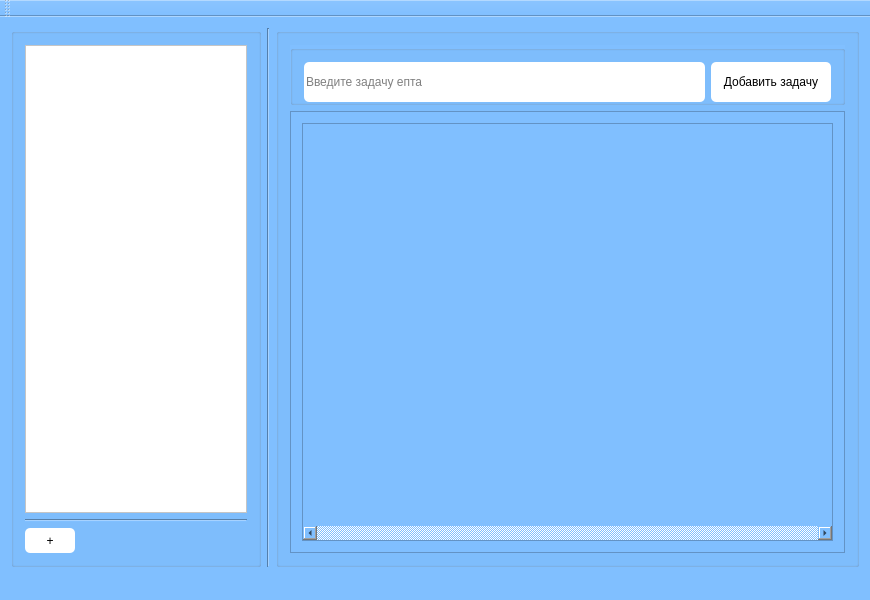
<?xml version="1.0" encoding="UTF-8"?>
<ui version="4.0">
 <class>MainWindow</class>
 <widget class="QMainWindow" name="MainWindow">
  <property name="geometry">
   <rect>
    <x>0</x>
    <y>0</y>
    <width>870</width>
    <height>600</height>
   </rect>
  </property>
  <property name="minimumSize">
   <size>
    <width>800</width>
    <height>600</height>
   </size>
  </property>
  <property name="windowTitle">
   <string>MainWindow</string>
  </property>
  <property name="styleSheet">
   <string notr="true">background-color: #80bfff</string>
  </property>
  <widget class="QWidget" name="centralWidget">
   <layout class="QHBoxLayout" name="horizontalLayout">
    <item>
     <widget class="QGroupBox" name="groupBox">
      <property name="minimumSize">
       <size>
        <width>0</width>
        <height>0</height>
       </size>
      </property>
      <property name="maximumSize">
       <size>
        <width>250</width>
        <height>16777215</height>
       </size>
      </property>
      <property name="title">
       <string/>
      </property>
      <layout class="QVBoxLayout" name="verticalLayout">
       <item>
        <widget class="QListWidget" name="listWidget">
         <property name="maximumSize">
          <size>
           <width>16777215</width>
           <height>16777215</height>
          </size>
         </property>
         <property name="autoFillBackground">
          <bool>false</bool>
         </property>
         <property name="styleSheet">
          <string notr="true">background-color: white;</string>
         </property>
         <property name="lineWidth">
          <number>1</number>
         </property>
         <property name="autoScrollMargin">
          <number>16</number>
         </property>
         <property name="iconSize">
          <size>
           <width>20</width>
           <height>20</height>
          </size>
         </property>
         <property name="flow">
          <enum>QListView::TopToBottom</enum>
         </property>
         <property name="resizeMode">
          <enum>QListView::Fixed</enum>
         </property>
         <property name="spacing">
          <number>0</number>
         </property>
         <property name="gridSize">
          <size>
           <width>0</width>
           <height>40</height>
          </size>
         </property>
         <property name="viewMode">
          <enum>QListView::ListMode</enum>
         </property>
         <property name="batchSize">
          <number>100</number>
         </property>
         <property name="wordWrap">
          <bool>false</bool>
         </property>
        </widget>
       </item>
       <item>
        <widget class="Line" name="line_2">
         <property name="orientation">
          <enum>Qt::Horizontal</enum>
         </property>
        </widget>
       </item>
       <item>
        <widget class="QPushButton" name="pushButton">
         <property name="minimumSize">
          <size>
           <width>50</width>
           <height>25</height>
          </size>
         </property>
         <property name="maximumSize">
          <size>
           <width>50</width>
           <height>50</height>
          </size>
         </property>
         <property name="styleSheet">
          <string notr="true">border-radius: 5px;
background-color: white;</string>
         </property>
         <property name="text">
          <string>+</string>
         </property>
        </widget>
       </item>
      </layout>
     </widget>
    </item>
    <item>
     <widget class="Line" name="line">
      <property name="orientation">
       <enum>Qt::Vertical</enum>
      </property>
     </widget>
    </item>
    <item>
     <widget class="QGroupBox" name="groupBox_2">
      <property name="title">
       <string/>
      </property>
      <layout class="QVBoxLayout" name="verticalLayout_2">
       <item>
        <widget class="QGroupBox" name="groupBox_4">
         <property name="maximumSize">
          <size>
           <width>16777215</width>
           <height>60</height>
          </size>
         </property>
         <property name="title">
          <string/>
         </property>
         <layout class="QHBoxLayout" name="horizontalLayout_2">
          <item>
           <widget class="QLineEdit" name="task_line">
            <property name="minimumSize">
             <size>
              <width>0</width>
              <height>40</height>
             </size>
            </property>
            <property name="styleSheet">
             <string notr="true">border-radius: 5px;
background-color: white;</string>
            </property>
            <property name="placeholderText">
             <string>Введите задачу епта</string>
            </property>
           </widget>
          </item>
          <item>
           <widget class="QPushButton" name="addTask">
            <property name="minimumSize">
             <size>
              <width>120</width>
              <height>40</height>
             </size>
            </property>
            <property name="maximumSize">
             <size>
              <width>120</width>
              <height>16777215</height>
             </size>
            </property>
            <property name="styleSheet">
             <string notr="true">background-color: white;
border-radius: 5px;</string>
            </property>
            <property name="text">
             <string>Добавить задачу</string>
            </property>
           </widget>
          </item>
         </layout>
        </widget>
       </item>
       <item>
        <widget class="QScrollArea" name="scrollTasks">
         <property name="autoFillBackground">
          <bool>false</bool>
         </property>
         <property name="styleSheet">
          <string notr="true">border-color:red;</string>
         </property>
         <property name="frameShape">
          <enum>QFrame::StyledPanel</enum>
         </property>
         <property name="frameShadow">
          <enum>QFrame::Sunken</enum>
         </property>
         <property name="widgetResizable">
          <bool>true</bool>
         </property>
         <widget class="QWidget" name="layout">
          <property name="geometry">
           <rect>
            <x>0</x>
            <y>0</y>
            <width>554</width>
            <height>420</height>
           </rect>
          </property>
          <layout class="QVBoxLayout" name="verticalLayout_3">
           <item>
            <widget class="QTableWidget" name="tableWidget">
             <property name="horizontalScrollBarPolicy">
              <enum>Qt::ScrollBarAlwaysOn</enum>
             </property>
             <property name="sizeAdjustPolicy">
              <enum>QAbstractScrollArea::AdjustToContents</enum>
             </property>
             <property name="rowCount">
              <number>0</number>
             </property>
            </widget>
           </item>
          </layout>
         </widget>
        </widget>
       </item>
      </layout>
     </widget>
    </item>
   </layout>
  </widget>
  <widget class="QMenuBar" name="menuBar">
   <property name="geometry">
    <rect>
     <x>0</x>
     <y>0</y>
     <width>869</width>
     <height>26</height>
    </rect>
   </property>
  </widget>
  <widget class="QToolBar" name="mainToolBar">
   <property name="styleSheet">
    <string notr="true"/>
   </property>
   <attribute name="toolBarArea">
    <enum>TopToolBarArea</enum>
   </attribute>
   <attribute name="toolBarBreak">
    <bool>false</bool>
   </attribute>
  </widget>
  <widget class="QStatusBar" name="statusBar"/>
 </widget>
 <layoutdefault spacing="6" margin="11"/>
 <resources/>
 <connections/>
</ui>
